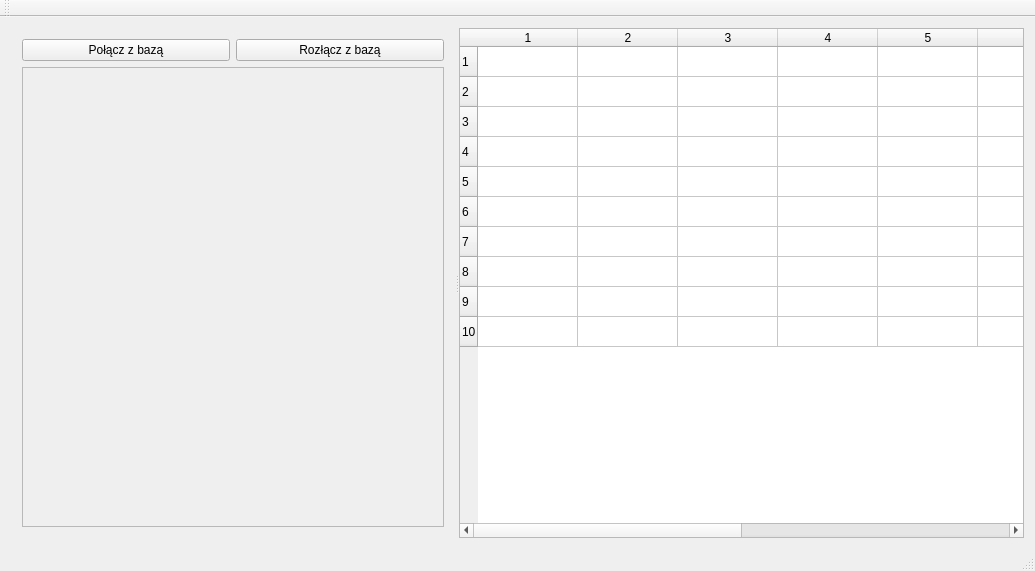
<?xml version="1.0" encoding="UTF-8"?>
<ui version="4.0">
 <class>MainWindow</class>
 <widget class="QMainWindow" name="MainWindow">
  <property name="geometry">
   <rect>
    <x>0</x>
    <y>0</y>
    <width>1035</width>
    <height>571</height>
   </rect>
  </property>
  <property name="windowTitle">
   <string>MainWindow</string>
  </property>
  <widget class="QWidget" name="centralWidget">
   <layout class="QHBoxLayout" name="horizontalLayout">
    <item>
     <widget class="QSplitter" name="splitter">
      <property name="orientation">
       <enum>Qt::Horizontal</enum>
      </property>
      <widget class="QWidget" name="layoutWidget">
       <layout class="QVBoxLayout" name="verticalLayout">
        <item>
         <layout class="QHBoxLayout" name="horizontalLayout_2">
          <item>
           <widget class="QPushButton" name="pushButton_3">
            <property name="text">
             <string>Połącz z bazą</string>
            </property>
           </widget>
          </item>
          <item>
           <widget class="QPushButton" name="pushButton_2">
            <property name="text">
             <string>Rozłącz z bazą</string>
            </property>
           </widget>
          </item>
         </layout>
        </item>
        <item>
         <widget class="QScrollArea" name="scrollArea">
          <property name="sizePolicy">
           <sizepolicy hsizetype="Expanding" vsizetype="Expanding">
            <horstretch>0</horstretch>
            <verstretch>0</verstretch>
           </sizepolicy>
          </property>
          <property name="minimumSize">
           <size>
            <width>0</width>
            <height>0</height>
           </size>
          </property>
          <property name="sizeAdjustPolicy">
           <enum>QAbstractScrollArea::AdjustToContents</enum>
          </property>
          <property name="widgetResizable">
           <bool>true</bool>
          </property>
          <widget class="QWidget" name="scrollAreaWidgetContents">
           <property name="geometry">
            <rect>
             <x>0</x>
             <y>0</y>
             <width>391</width>
             <height>465</height>
            </rect>
           </property>
          </widget>
         </widget>
        </item>
       </layout>
      </widget>
      <widget class="QTableWidget" name="tableWidget">
       <property name="minimumSize">
        <size>
         <width>0</width>
         <height>0</height>
        </size>
       </property>
       <property name="rowCount">
        <number>10</number>
       </property>
       <property name="columnCount">
        <number>10</number>
       </property>
       <row/>
       <row/>
       <row/>
       <row/>
       <row/>
       <row/>
       <row/>
       <row/>
       <row/>
       <row/>
       <column/>
       <column/>
       <column/>
       <column/>
       <column/>
       <column/>
       <column/>
       <column/>
       <column/>
       <column/>
      </widget>
     </widget>
    </item>
   </layout>
  </widget>
  <widget class="QMenuBar" name="menuBar">
   <property name="geometry">
    <rect>
     <x>0</x>
     <y>0</y>
     <width>1035</width>
     <height>21</height>
    </rect>
   </property>
  </widget>
  <widget class="QToolBar" name="mainToolBar">
   <attribute name="toolBarArea">
    <enum>TopToolBarArea</enum>
   </attribute>
   <attribute name="toolBarBreak">
    <bool>false</bool>
   </attribute>
  </widget>
  <widget class="QStatusBar" name="statusBar"/>
 </widget>
 <layoutdefault spacing="6" margin="11"/>
 <resources/>
 <connections/>
</ui>
